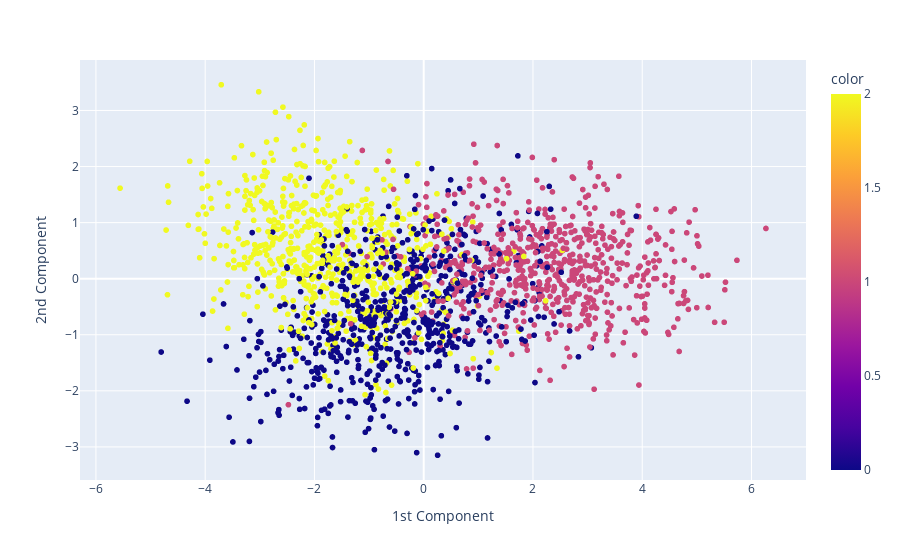

The cell this chart's notebook holds for it:
### Code cell
fig  = px.scatter(x = X_pca[:, 0], y = X_pca[:, 1], color=y)

fig.update_layout(
    xaxis_title = "1st Component",
    yaxis_title = "2nd Component",
)
fig.show()

### Figure 1 — Plotly figure (JSON) as saved in the notebook; plotly's stock layout.template omitted (floating-point values rounded to 4 significant figures; data arrays with more than 128 entries replaced by an {"elided": "..."} marker saying what was removed)
{"data": [{"hovertemplate": "x=%{x}<br>y=%{y}<br>color=%{marker.color}<extra></extra>", "legendgroup": "", "marker": {"color": {"elided": "2000 int values"}, "coloraxis": "coloraxis", "symbol": "circle"}, "mode": "markers", "name": "", "showlegend": false, "type": "scattergl", "x": {"elided": "2000 float values"}, "xaxis": "x", "y": {"elided": "2000 float values"}, "yaxis": "y"}], "layout": {"autosize": true, "coloraxis": {"colorbar": {"title": {"text": "color"}}, "colorscale": [[0, "#0d0887"], [0.1111, "#46039f"], [0.2222, "#7201a8"], [0.3333, "#9c179e"], [0.4444, "#bd3786"], [0.5556, "#d8576b"], [0.6667, "#ed7953"], [0.7778, "#fb9f3a"], [0.8889, "#fdca26"], [1, "#f0f921"]]}, "legend": {"tracegroupgap": 0}, "margin": {"t": 60}, "xaxis": {"anchor": "y", "autorange": true, "domain": [0, 1], "range": [-6.284, 6.99], "title": {"text": "1st Component"}, "type": "linear"}, "yaxis": {"anchor": "x", "autorange": true, "domain": [0, 1], "range": [-3.66, 3.971], "title": {"text": "2nd Component"}, "type": "linear"}}}
